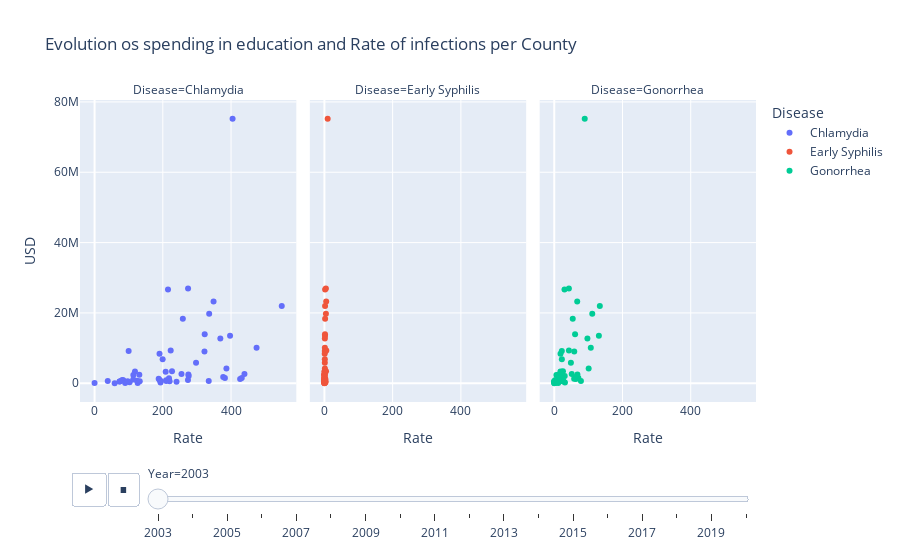

Notebook code for this chart:
### Code cell
import plotly.express as px
fig = px.scatter(df_totals, x="Rate", y="Values", animation_frame='Year', animation_group="County",
           color="Disease", hover_name="County", facet_col="Disease",
           log_x=False, labels={"Values": "USD"}, title ='Evolution os spending in education and Rate of infections per County')
fig.show()

### Figure 1 — Plotly figure (JSON) as saved in the notebook; plotly's stock layout.template omitted (floating-point values rounded to 4 significant figures)
{"data": [{"hovertemplate": "<b>%{hovertext}</b><br><br>Disease=Chlamydia<br>Year=2003<br>Rate=%{x}<br>USD=%{y}<extra></extra>", "hovertext": ["Alameda", "Alpine", "Amador", "Butte", "Calaveras", "Colusa", "Contra Costa", "Del Norte", "El Dorado", "Fresno", "Glenn", "Humboldt", "Imperial", "Inyo", "Kern", "Kings", "Lake", "Lassen", "Los Angeles", "Madera", "Marin", "Mariposa", "Mendocino", "Merced", "Modoc", "Mono", "Monterey", "Napa", "Nevada", "Orange", "Placer", "Plumas", "Riverside", "Sacramento", "San Benito", "San Bernardino", "San Diego", "San Joaquin", "San Luis Obispo", "San Mateo", "Santa Barbara", "Santa Clara", "Santa Cruz", "Shasta", "Sierra", "Siskiyou", "Solano", "Sonoma", "Stanislaus", "Sutter", "Tehama", "Trinity", "Tulare", "Tuolumne", "Ventura", "Yolo", "Yuba"], "ids": ["Alameda", "Alpine", "Amador", "Butte", "Calaveras", "Colusa", "Contra Costa", "Del Norte", "El Dorado", "Fresno", "Glenn", "Humboldt", "Imperial", "Inyo", "Kern", "Kings", "Lake", "Lassen", "Los Angeles", "Madera", "Marin", "Mariposa", "Mendocino", "Merced", "Modoc", "Mono", "Monterey", "Napa", "Nevada", "Orange", "Placer", "Plumas", "Riverside", "Sacramento", "San Benito", "San Bernardino", "San Diego", "San Joaquin", "San Luis Obispo", "San Mateo", "Santa Barbara", "Santa Clara", "Santa Cruz", "Shasta", "Sierra", "Siskiyou", "Solano", "Sonoma", "Stanislaus", "Sutter", "Tehama", "Trinity", "Tulare", "Tuolumne", "Ventura", "Yolo", "Yuba"], "legendgroup": "Chlamydia", "marker": {"color": "#636efa", "symbol": "circle"}, "mode": "markers", "name": "Chlamydia", "orientation": "v", "showlegend": true, "type": "scatter", "x": [335.9, 240.2, 84.3, 274.9, 78.7, 81.3, 258.7, 89.7, 131.2, 548.6, 209.9, 275.8, 273.7, 124.3, 474.8, 426.6, 209.7, 126.3, 404.5, 431.4, 99.9, 73.2, 218.1, 377, 73.6, 58.9, 297.4, 102.8, 113.6, 215.2, 118.4, 38.6, 223.1, 397.1, 220, 368.6, 348.7, 386.4, 199.5, 193.3, 254.7, 274, 227, 382, 0, 190.6, 322.8, 132.4, 322.1, 187.9, 193.4, 97.1, 439.3, 113.4, 190.4, 208.4, 334.6], "xaxis": "x", "y": [19774911, 409598, 823187, 2513026, 694265, 929399, 18341609, 43210, 2430564, 21943753, 637621, 2029869, 893191, 702668, 10102060, 1187061, 831023, 59492, 75183853, 1492981, 9158087, 531167, 1420459, 1764165, 470058, 28400, 5825668, 270454, 2318704, 26656011, 3343718, 660063, 9313101, 13516441, 541754, 12759404, 23262226, 4186702, 6847973, 191651, 2643935, 26938711, 3421185, 1463451, 54816, 914851, 13902089, 559594, 8999705, 1279093, 606783, 554366, 2656513, 1098669, 8398349, 3248469, 614765], "yaxis": "y"}, {"hovertemplate": "<b>%{hovertext}</b><br><br>Disease=Early Syphilis<br>Year=2003<br>Rate=%{x}<br>USD=%{y}<extra></extra>", "hovertext": ["Alameda", "Alpine", "Amador", "Butte", "Calaveras", "Colusa", "Contra Costa", "Del Norte", "El Dorado", "Fresno", "Glenn", "Humboldt", "Imperial", "Inyo", "Kern", "Kings", "Lake", "Lassen", "Los Angeles", "Madera", "Marin", "Mariposa", "Mendocino", "Merced", "Modoc", "Mono", "Monterey", "Napa", "Nevada", "Orange", "Placer", "Plumas", "Riverside", "Sacramento", "San Benito", "San Bernardino", "San Diego", "San Joaquin", "San Luis Obispo", "San Mateo", "Santa Barbara", "Santa Clara", "Santa Cruz", "Shasta", "Sierra", "Siskiyou", "Solano", "Sonoma", "Stanislaus", "Sutter", "Tehama", "Trinity", "Tulare", "Tuolumne", "Ventura", "Yolo", "Yuba"], "ids": ["Alameda", "Alpine", "Amador", "Butte", "Calaveras", "Colusa", "Contra Costa", "Del Norte", "El Dorado", "Fresno", "Glenn", "Humboldt", "Imperial", "Inyo", "Kern", "Kings", "Lake", "Lassen", "Los Angeles", "Madera", "Marin", "Mariposa", "Mendocino", "Merced", "Modoc", "Mono", "Monterey", "Napa", "Nevada", "Orange", "Placer", "Plumas", "Riverside", "Sacramento", "San Benito", "San Bernardino", "San Diego", "San Joaquin", "San Luis Obispo", "San Mateo", "Santa Barbara", "Santa Clara", "Santa Cruz", "Shasta", "Sierra", "Siskiyou", "Solano", "Sonoma", "Stanislaus", "Sutter", "Tehama", "Trinity", "Tulare", "Tuolumne", "Ventura", "Yolo", "Yuba"], "legendgroup": "Early Syphilis", "marker": {"color": "#EF553B", "symbol": "circle"}, "mode": "markers", "name": "Early Syphilis", "orientation": "v", "showlegend": true, "type": "scatter", "x": [4.4, 0, 0, 0, 0, 0, 2.1, 0, 0, 2, 0, 0, 2, 0, 1.3, 2.9, 1.6, 0, 9.6, 0, 1.2, 0, 0, 0.9, 0, 0, 1.2, 0, 0, 2.1, 0, 0, 5.6, 1.7, 0, 1.3, 5.2, 1.4, 1.2, 3.1, 0.5, 4.3, 4.7, 0, 0, 0, 1.7, 3.4, 1.9, 0, 0, 0, 0.8, 1.8, 0.9, 1.1, 0], "xaxis": "x2", "y": [19774911, 409598, 823187, 2513026, 694265, 929399, 18341609, 43210, 2430564, 21943753, 637621, 2029869, 893191, 702668, 10102060, 1187061, 831023, 59492, 75183853, 1492981, 9158087, 531167, 1420459, 1764165, 470058, 28400, 5825668, 270454, 2318704, 26656011, 3343718, 660063, 9313101, 13516441, 541754, 12759404, 23262226, 4186702, 6847973, 191651, 2643935, 26938711, 3421185, 1463451, 54816, 914851, 13902089, 559594, 8999705, 1279093, 606783, 554366, 2656513, 1098669, 8398349, 3248469, 614765], "yaxis": "y2"}, {"hovertemplate": "<b>%{hovertext}</b><br><br>Disease=Gonorrhea<br>Year=2003<br>Rate=%{x}<br>USD=%{y}<extra></extra>", "hovertext": ["Alameda", "Alpine", "Amador", "Butte", "Calaveras", "Colusa", "Contra Costa", "Del Norte", "El Dorado", "Fresno", "Glenn", "Humboldt", "Imperial", "Inyo", "Kern", "Kings", "Lake", "Lassen", "Los Angeles", "Madera", "Marin", "Mariposa", "Mendocino", "Merced", "Modoc", "Mono", "Monterey", "Napa", "Nevada", "Orange", "Placer", "Plumas", "Riverside", "Sacramento", "San Benito", "San Bernardino", "San Diego", "San Joaquin", "San Luis Obispo", "San Mateo", "Santa Barbara", "Santa Clara", "Santa Cruz", "Shasta", "Sierra", "Siskiyou", "Solano", "Sonoma", "Stanislaus", "Sutter", "Tehama", "Trinity", "Tulare", "Tuolumne", "Ventura", "Yolo", "Yuba"], "ids": ["Alameda", "Alpine", "Amador", "Butte", "Calaveras", "Colusa", "Contra Costa", "Del Norte", "El Dorado", "Fresno", "Glenn", "Humboldt", "Imperial", "Inyo", "Kern", "Kings", "Lake", "Lassen", "Los Angeles", "Madera", "Marin", "Mariposa", "Mendocino", "Merced", "Modoc", "Mono", "Monterey", "Napa", "Nevada", "Orange", "Placer", "Plumas", "Riverside", "Sacramento", "San Benito", "San Bernardino", "San Diego", "San Joaquin", "San Luis Obispo", "San Mateo", "Santa Barbara", "Santa Clara", "Santa Cruz", "Shasta", "Sierra", "Siskiyou", "Solano", "Sonoma", "Stanislaus", "Sutter", "Tehama", "Trinity", "Tulare", "Tuolumne", "Ventura", "Yolo", "Yuba"], "legendgroup": "Gonorrhea", "marker": {"color": "#00cc96", "symbol": "circle"}, "mode": "markers", "name": "Gonorrhea", "orientation": "v", "showlegend": true, "type": "scatter", "x": [111.4, 0, 2.7, 67.9, 16.2, 20.3, 54.2, 3.6, 11.3, 133.6, 3.7, 30.7, 24.5, 5.4, 107.1, 63.4, 3.2, 11.7, 89.3, 70.8, 22.2, 5.6, 23.9, 62.8, 0, 0, 48.8, 7.7, 6.3, 30, 18.2, 24.1, 43, 130.8, 27, 97.2, 67.3, 100.9, 22.3, 31.3, 19, 42.9, 25.5, 23.8, 0, 11.2, 61.1, 24.6, 58.6, 58.3, 5.1, 0, 51.2, 12.4, 18.4, 23, 78.2], "xaxis": "x3", "y": [19774911, 409598, 823187, 2513026, 694265, 929399, 18341609, 43210, 2430564, 21943753, 637621, 2029869, 893191, 702668, 10102060, 1187061, 831023, 59492, 75183853, 1492981, 9158087, 531167, 1420459, 1764165, 470058, 28400, 5825668, 270454, 2318704, 26656011, 3343718, 660063, 9313101, 13516441, 541754, 12759404, 23262226, 4186702, 6847973, 191651, 2643935, 26938711, 3421185, 1463451, 54816, 914851, 13902089, 559594, 8999705, 1279093, 606783, 554366, 2656513, 1098669, 8398349, 3248469, 614765], "yaxis": "y3"}], "layout": {"annotations": [{"font": {}, "showarrow": false, "text": "Disease=Chlamydia", "x": 0.16, "xanchor": "center", "xref": "paper", "y": 1, "yanchor": "bottom", "yref": "paper"}, {"font": {}, "showarrow": false, "text": "Disease=Early Syphilis", "x": 0.5, "xanchor": "center", "xref": "paper", "y": 1, "yanchor": "bottom", "yref": "paper"}, {"font": {}, "showarrow": false, "text": "Disease=Gonorrhea", "x": 0.84, "xanchor": "center", "xref": "paper", "y": 1, "yanchor": "bottom", "yref": "paper"}], "legend": {"title": {"text": "Disease"}, "tracegroupgap": 0}, "sliders": [{"active": 0, "currentvalue": {"prefix": "Year="}, "len": 0.9, "pad": {"b": 10, "t": 60}, "steps": [{"args": [["2003"], {"frame": {"duration": 0, "redraw": false}, "fromcurrent": true, "mode": "immediate", "transition": {"duration": 0, "easing": "linear"}}], "label": "2003", "method": "animate"}, {"args": [["2004"], {"frame": {"duration": 0, "redraw": false}, "fromcurrent": true, "mode": "immediate", "transition": {"duration": 0, "easing": "linear"}}], "label": "2004", "method": "animate"}, {"args": [["2005"], {"frame": {"duration": 0, "redraw": false}, "fromcurrent": true, "mode": "immediate", "transition": {"duration": 0, "easing": "linear"}}], "label": "2005", "method": "animate"}, {"args": [["2006"], {"frame": {"duration": 0, "redraw": false}, "fromcurrent": true, "mode": "immediate", "transition": {"duration": 0, "easing": "linear"}}], "label": "2006", "method": "animate"}, {"args": [["2007"], {"frame": {"duration": 0, "redraw": false}, "fromcurrent": true, "mode": "immediate", "transition": {"duration": 0, "easing": "linear"}}], "label": "2007", "method": "animate"}, {"args": [["2008"], {"frame": {"duration": 0, "redraw": false}, "fromcurrent": true, "mode": "immediate", "transition": {"duration": 0, "easing": "linear"}}], "label": "2008", "method": "animate"}, {"args": [["2009"], {"frame": {"duration": 0, "redraw": false}, "fromcurrent": true, "mode": "immediate", "transition": {"duration": 0, "easing": "linear"}}], "label": "2009", "method": "animate"}, {"args": [["2010"], {"frame": {"duration": 0, "redraw": false}, "fromcurrent": true, "mode": "immediate", "transition": {"duration": 0, "easing": "linear"}}], "label": "2010", "method": "animate"}, {"args": [["2011"], {"frame": {"duration": 0, "redraw": false}, "fromcurrent": true, "mode": "immediate", "transition": {"duration": 0, "easing": "linear"}}], "label": "2011", "method": "animate"}, {"args": [["2012"], {"frame": {"duration": 0, "redraw": false}, "fromcurrent": true, "mode": "immediate", "transition": {"duration": 0, "easing": "linear"}}], "label": "2012", "method": "animate"}, {"args": [["2013"], {"frame": {"duration": 0, "redraw": false}, "fromcurrent": true, "mode": "immediate", "transition": {"duration": 0, "easing": "linear"}}], "label": "2013", "method": "animate"}, {"args": [["2014"], {"frame": {"duration": 0, "redraw": false}, "fromcurrent": true, "mode": "immediate", "transition": {"duration": 0, "easing": "linear"}}], "label": "2014", "method": "animate"}, {"args": [["2015"], {"frame": {"duration": 0, "redraw": false}, "fromcurrent": true, "mode": "immediate", "transition": {"duration": 0, "easing": "linear"}}], "label": "2015", "method": "animate"}, {"args": [["2016"], {"frame": {"duration": 0, "redraw": false}, "fromcurrent": true, "mode": "immediate", "transition": {"duration": 0, "easing": "linear"}}], "label": "2016", "method": "animate"}, {"args": [["2017"], {"frame": {"duration": 0, "redraw": false}, "fromcurrent": true, "mode": "immediate", "transition": {"duration": 0, "easing": "linear"}}], "label": "2017", "method": "animate"}, {"args": [["2018"], {"frame": {"duration": 0, "redraw": false}, "fromcurrent": true, "mode": "immediate", "transition": {"duration": 0, "easing": "linear"}}], "label": "2018", "method": "animate"}, {"args": [["2019"], {"frame": {"duration": 0, "redraw": false}, "fromcurrent": true, "mode": "immediate", "transition": {"duration": 0, "easing": "linear"}}], "label": "2019", "method": "animate"}, {"args": [["2020"], {"frame": {"duration": 0, "redraw": false}, "fromcurrent": true, "mode": "immediate", "transition": {"duration": 0, "easing": "linear"}}], "label": "2020", "method": "animate"}], "x": 0.1, "xanchor": "left", "y": 0, "yanchor": "top"}], "title": {"text": "Evolution os spending in education and Rate of infections per County"}, "updatemenus": [{"buttons": [{"args": [null, {"frame": {"duration": 500, "redraw": false}, "fromcurrent": true, "mode": "immediate", "transition": {"duration": 500, "easing": "linear"}}], "label": "&#9654;", "method": "animate"}, {"args": [[null], {"frame": {"duration": 0, "redraw": false}, "fromcurrent": true, "mode": "immediate", "transition": {"duration": 0, "easing": "linear"}}], "label": "&#9724;", "method": "animate"}], "direction": "left", "pad": {"r": 10, "t": 70}, "showactive": false, "type": "buttons", "x": 0.1, "xanchor": "right", "y": 0, "yanchor": "top"}], "xaxis": {"anchor": "y", "domain": [0, 0.32], "title": {"text": "Rate"}}, "xaxis2": {"anchor": "y2", "domain": [0.34, 0.66], "matches": "x", "title": {"text": "Rate"}}, "xaxis3": {"anchor": "y3", "domain": [0.68, 1.0], "matches": "x", "title": {"text": "Rate"}}, "yaxis": {"anchor": "x", "domain": [0, 1], "title": {"text": "USD"}}, "yaxis2": {"anchor": "x2", "domain": [0, 1], "matches": "y", "showticklabels": false}, "yaxis3": {"anchor": "x3", "domain": [0, 1], "matches": "y", "showticklabels": false}}}
